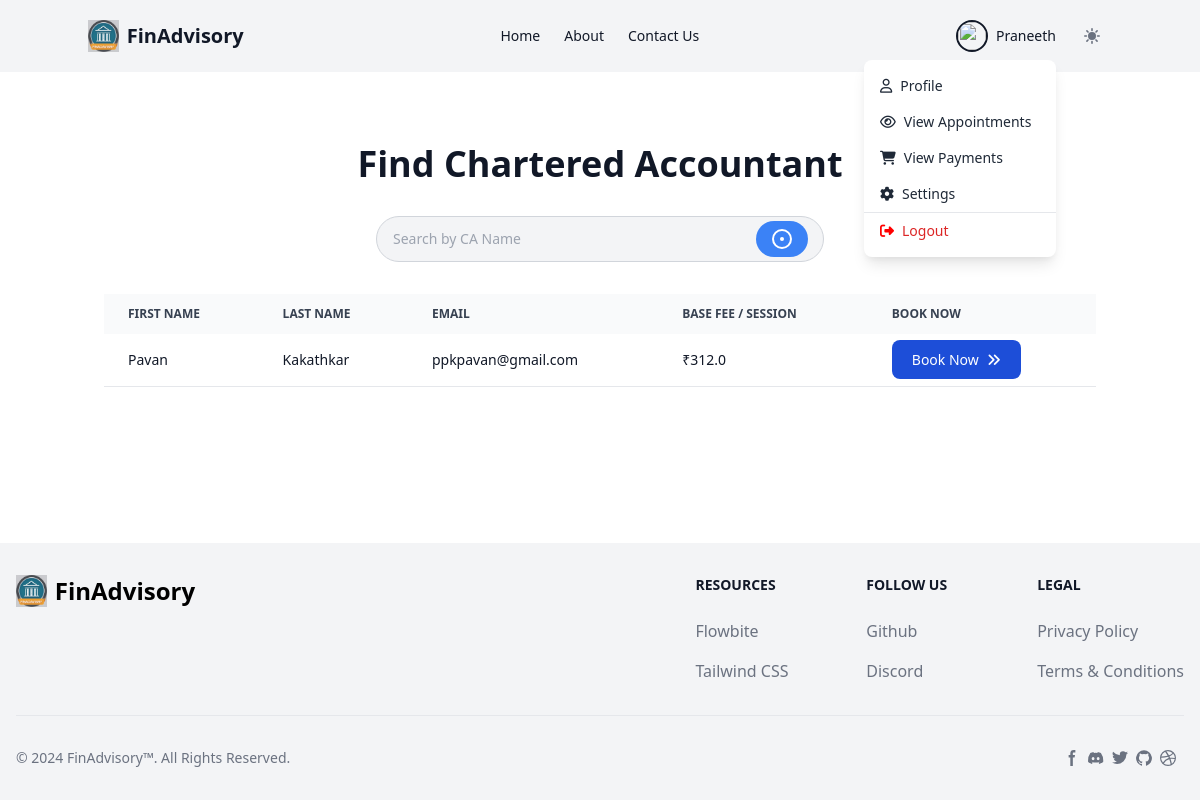
Before: /find_ca (signed in) with the older database file.
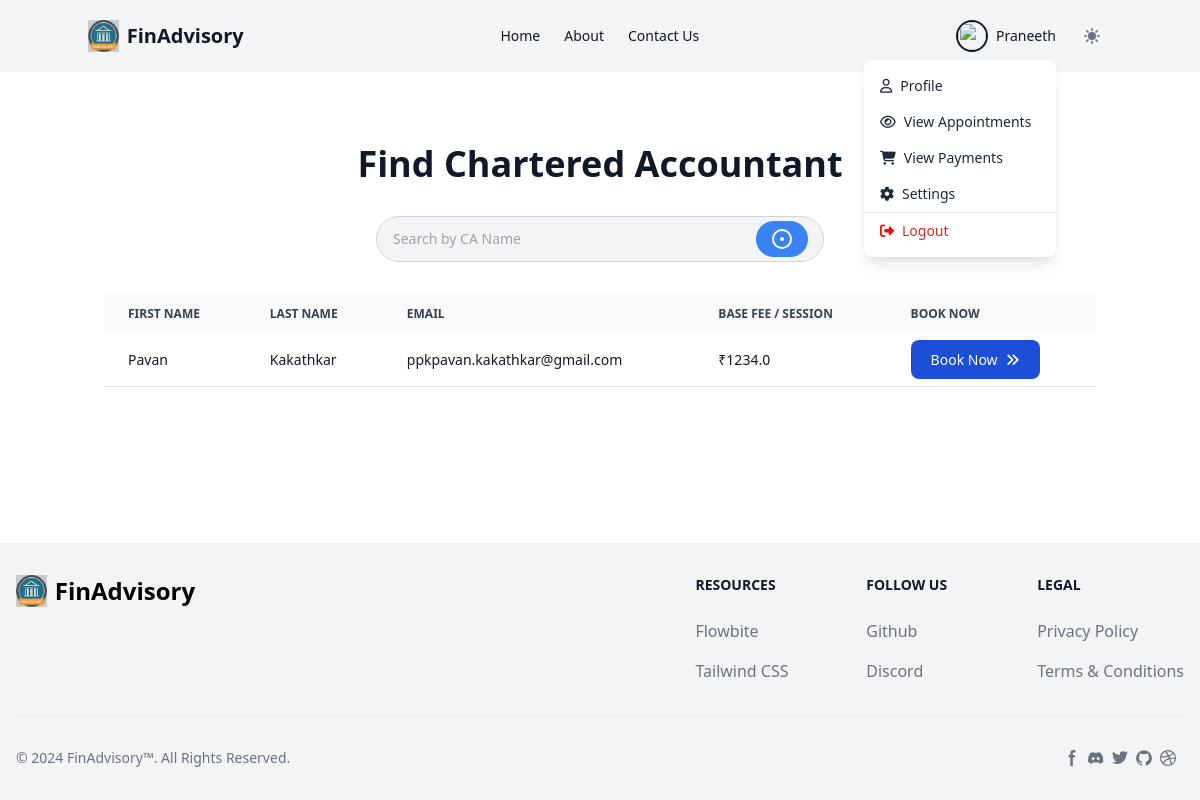
After: the same page with the newer database file.
### src/models.py (models this page shows, shortened)
class User(UserMixin, db.Model):
    __tablename__ = "user"
    id = Column(Integer, primary_key=True, autoincrement=True)
    uuid = Column(String(80), unique=True, nullable=False)
    created_at = Column(DateTime, nullable=False, default=get_ist_time())
    updated_at = Column(
        DateTime, nullable=False, onupdate=get_ist_time(), default=get_ist_time()
    )
    first_name = Column(String(80), nullable=False)
    middle_name = Column(String(80))
    last_name = Column(String(80), nullable=False)
    user_name = Column(String(80), unique=True, nullable=False)
    password_hash = Column(String(128), nullable=False)
    email = Column(String(80), unique=True, nullable=False)
    is_ca = Column(Boolean, nullable=False, default=False)
    phone_number = Column(String(80), unique=True, nullable=False)
    certificate = Column(String(255), unique=True, nullable=True)
    base_fee = Column(Float, nullable=True)
    bank_account = Column(String(80), nullable=True)
    ifsc = Column(String(80), nullable=True)
    transactions = relationship("Transaction", backref="user")
    requests = relationship("Request", backref="user")
    sent_messages = relationship('Message', backref='sender', lazy='dynamic', foreign_keys='Message.sender_id')
    received_messages = relationship('Message', backref='recipient', lazy='dynamic', foreign_keys='Message.recipient_id')

### src/app.py (the view, shortened to what this page needs)
@app.route("/find_ca", methods=["GET", "POST"])
@login_required
def find_ca():
    ca_list = User.query.filter(User.is_ca == True).all()
    return render_template("find_ca.html", ca_list=ca_list)

### src/app.py (called while the page is built)
@login_manager.user_loader
def load_user(user_id):
    return User.query.get(user_id)

### src/templates/find_ca.html (shortened to what this page needs)
{% extends "base.html" %}
{% block content %}
<div class="container mx-auto px-4 py-10">
    <h1 class="text-4xl font-bold text-center mb-8 text-gray-900">Find Chartered Accountant</h1>
    <form action="{{ url_for('find_ca') }}" method="POST" class="max-w-md mx-auto mb-8">
        <div class="relative">
            <input
            type="text"
            id="name"
            name="name"
            class="bg-gray-100 border border-gray-300 text-gray-900 text-sm rounded-full py-3 px-4 w-full focus:outline-none focus:border-blue-500"
            placeholder="Search by CA Name"
            />
            <button type="submit" class="absolute right-4 top-1/2 transform -translate-y-1/2 bg-blue-500 hover:bg-blue-600 text-white font-bold py-2 px-4 rounded-full">
                <svg xmlns="http://www.w3.org/2000/svg" class="h-5 w-5" viewBox="0 0 20 20" fill="currentColor">
                    <path d="M10 12a2 2 0 100-4 2 2 0 000 4z" />
                    <path fill-rule="evenodd" d="M10 18a8 8 0 100-16 8 8 0 000 16zm0 2a10 10 0 100-20 10 10 0 000 20z" clip-rule="evenodd" />
                </svg>
            </button>
        </div>
    </form>
    {% if ca_list %}
        <div class="relative overflow-x-auto mt-5">
            <table class="w-full text-sm text-left rtl:text-right text-gray-500 dark:text-gray-400">
                <thead class="text-xs text-gray-700 uppercase bg-gray-50 dark:bg-gray-700 dark:text-gray-400">
                    <tr>
                        <th scope="col" class="px-6 py-3">
                            First Name
                        </th>
                        <th scope="col" class="px-6 py-3">
                            Last Name
                        </th>
                        <th scope="col" class="px-6 py-3">
                            Email
                        </th>
                        <th scope="col" class="px-6 py-3">
                            Base Fee / Session
                        </th>
                        <th scope="col" class="px-6 py-3">
                            Book Now
                        </th>
                    </tr>
                </thead>
                <tbody>
                    {% for ca in ca_list %}
                        <tr class="bg-white border-b dark:bg-gray-800 dark:border-gray-700">
                            <td class="px-6 py-4 font-medium text-gray-900 whitespace-nowrap dark:text-white">
                                {{ ca.first_name }}
                            </td>
                            <td class="px-6 py-4 font-medium text-gray-900 whitespace-nowrap dark:text-white">
                                {{ ca.last_name }}
                            </td>
                            <td class="px-6 py-4 font-medium text-gray-900 whitespace-nowrap dark:text-white">
                                {{ ca.email }}
                            </td>
                            <td class="px-6 py-4 font-medium text-gray-900 whitespace-nowrap dark:text-white">
                                ₹{{ ca.base_fee }}
                            </td>
                            <td class="px-6 py-4 font-medium text-gray-900 whitespace-nowrap dark:text-white">
                                <a href="{{ url_for('book_ca', ca_uuid=ca.uuid) }}" class="text-white bg-blue-700 hover:bg-blue-800 focus:ring-4 focus:ring-blue-300 font-medium rounded-lg text-sm px-5 py-2.5 me-2 mb-2 dark:bg-blue-600 dark:hover:bg-blue-700 focus:outline-none dark:focus:ring-blue-800">Book Now<i class="fa fa-angle-double-right ml-2" aria-hidden="true"></i></a>
                            </td>
                        </tr>
                    {% endfor %}
                </tbody>
            </table>
        </div>
    {% endif %}
</div>
{% endblock %}

Changed rows visible on the page:
changed User "Pavan": email "ppkpavan@gmail.com" → "ppkpavan.kakathkar@gmail.com"; base_fee "312.0" → "1234.0"
